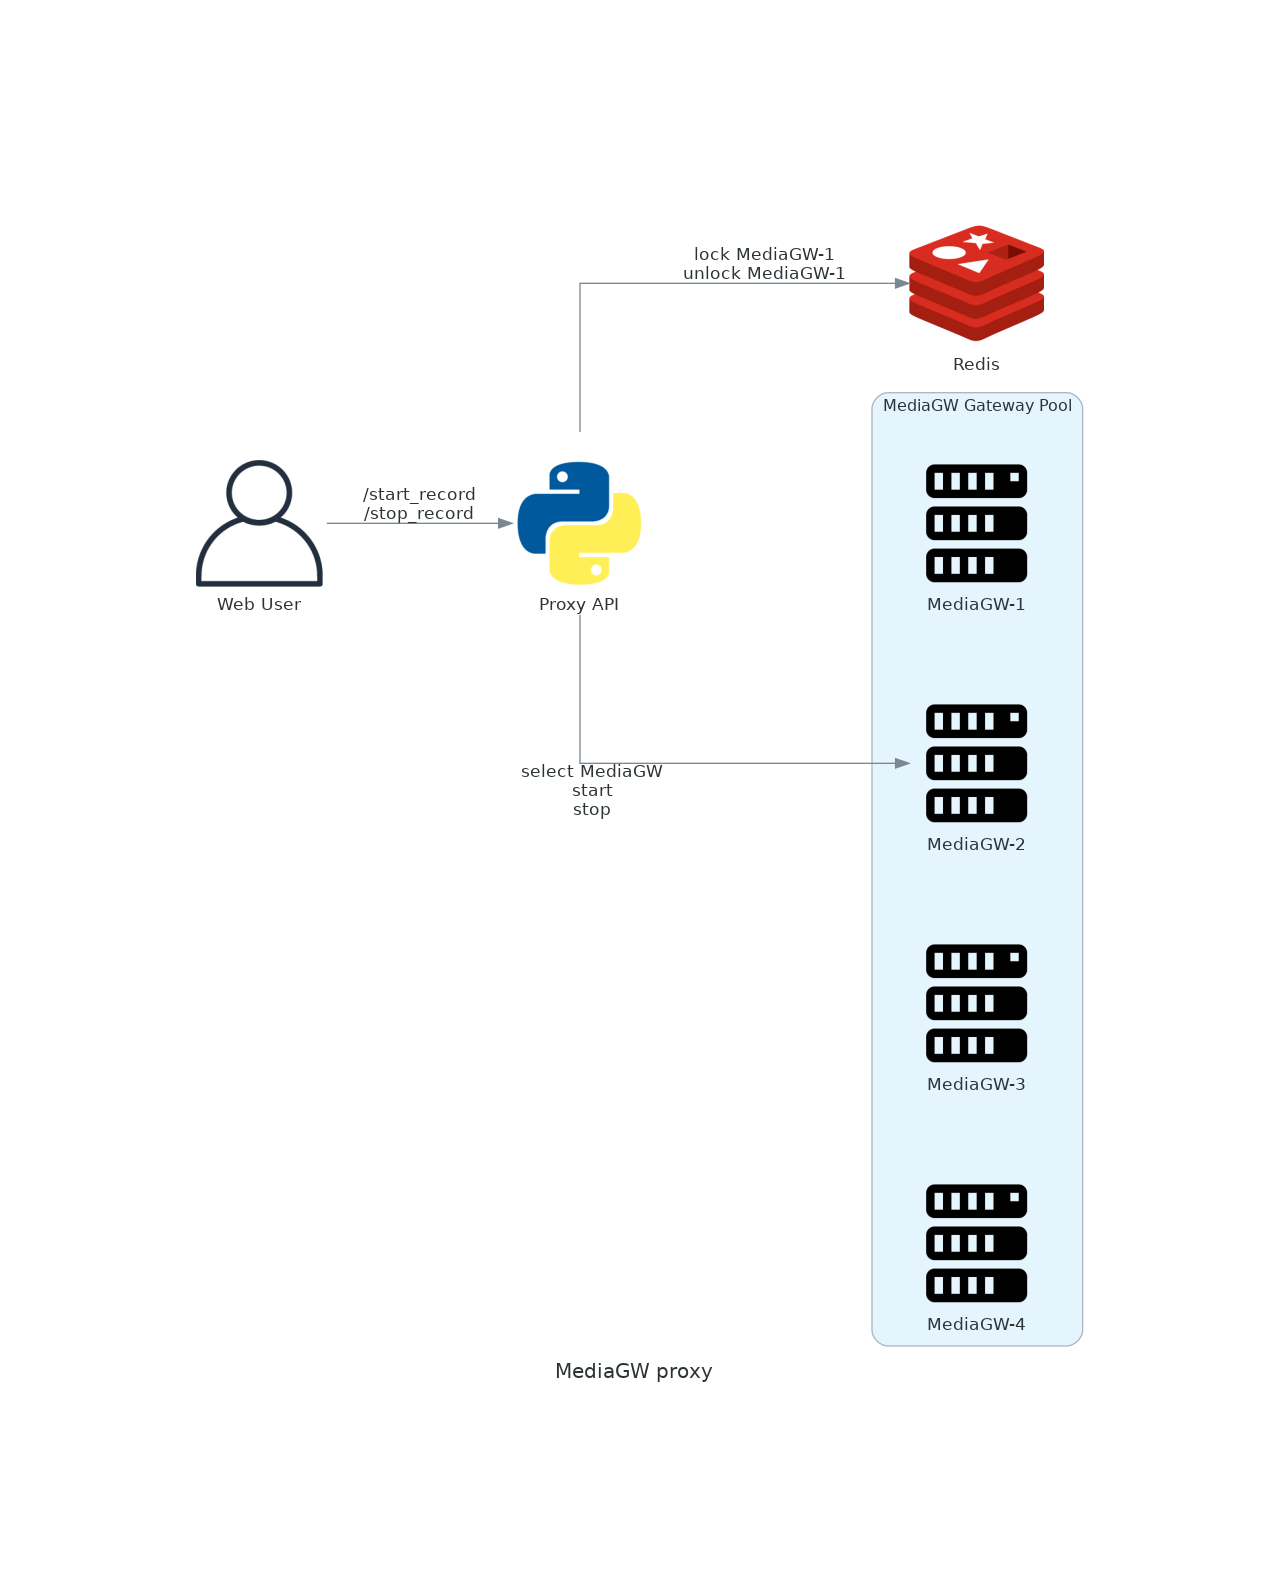

Recreate this plot in Python.
"""
Diagramme (fichier Python pour la librairie `diagrams`)
"""


from diagrams import Diagram, Cluster, Edge
from diagrams.onprem.client import User
from diagrams.onprem.network import Nginx
from diagrams.onprem.compute import Server
from diagrams.onprem.inmemory import Redis
from diagrams.programming.language import Python


# Nombre initial de gateways dans le pool (modifiable)
INITIAL_GATEWAYS = 4

graph_attr = {
    "labelfloat": "false"
}

with Diagram("MediaGW proxy ", show=False, filename="proxy", outformat="png", direction="LR", graph_attr=graph_attr):
    user = User("Web User")
    redis = Redis("Redis")
    proxy = Python("Proxy API")


    with Cluster("MediaGW Gateway Pool"):
        gateways = [Server(f"MediaGW-{i}") for i in range(1, INITIAL_GATEWAYS + 1)]



    # Flux principal : utilisateur -> proxy -> mediaGW
    user >> Edge(label="/start_record\n/stop_record") >> proxy

    # Le proxy sélectionne une gateway dans le pool et démarre l'enregistrement
    # Ici on représente la sélection en pointant sur la première gateway (conceptuel).
    proxy >> Edge(xlabel="select MediaGW\nstart\nstop") >> gateways[1]


    # Le proxy verrouille la gateway sélectionnée dans Redis (ex : SET lock:MediaGW-1)
    proxy >> Edge(label="lock MediaGW-1\nunlock MediaGW-1") >> redis

# Fin du script
